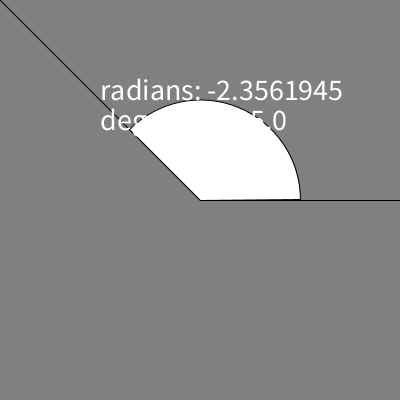
Frame 1 (no input)
Frame 60 (the mouse pressed at the canvas centre just before this capture): identical to frame 1, image omitted
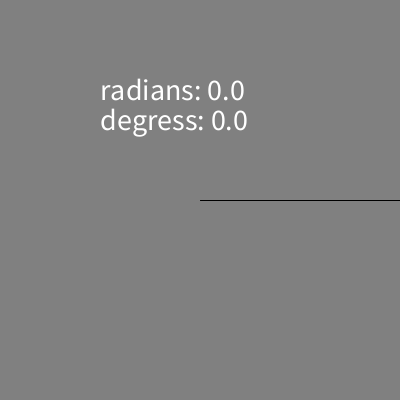
Frame 120 (the mouse held since frame 60 and released just before this capture)

The Processing sketch that drew these frames (run headless with seeded random() and noise(); from frame 60 on, the mouse is pressed at the canvas centre):

// Processing sketch: week05_3b_atan2_dy_dx_text_radians_degrees
// ── week05_3b_atan2_dy_dx_text_radians_degrees.pde
// week05_3b_atan2_dy_dx_text_radians_degrees
//degress vs. radians 結合 week04_01和week05_2
void setup(){
  size(400,400);
}
void draw(){
  background(128);
  line(200,200,400,200);
  line(200,200,mouseX,mouseY);
  float dx=mouseX-200,dy=mouseY-200;
  float a = atan2(dy,dx);
  if(a<0) arc(200,200,200,200,a,0,PIE);
  else arc(200,200,200,200,0,a,PIE);
  textSize(30);
  text("radians: " + a,100,100);
  text("degress: " + degrees(a),100,130);
}
